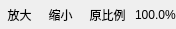
<?xml version="1.0" encoding="UTF-8"?>
<ui version="4.0">
 <class>P_MouseResizeButtonPart</class>
 <widget class="QWidget" name="P_MouseResizeButtonPart">
  <property name="geometry">
   <rect>
    <x>0</x>
    <y>0</y>
    <width>150</width>
    <height>29</height>
   </rect>
  </property>
  <property name="windowTitle">
   <string>Form</string>
  </property>
  <layout class="QVBoxLayout" name="verticalLayout">
   <property name="spacing">
    <number>0</number>
   </property>
   <property name="leftMargin">
    <number>0</number>
   </property>
   <property name="topMargin">
    <number>0</number>
   </property>
   <property name="rightMargin">
    <number>0</number>
   </property>
   <property name="bottomMargin">
    <number>0</number>
   </property>
   <item>
    <widget class="QWidget" name="widget_group" native="true">
     <property name="styleSheet">
      <string notr="true">
QToolButton{
	padding:2px;
	border: 1px solid transparent;
	background: rgba(255,255,255,0);
}
QToolButton:hover{
	border-radius:1px;
	border:1px solid #f2ca58;
	background-color: qlineargradient(spread:pad, x1:0, y1:0, x2:0, y2:1, stop:0 #fdecad, stop:0.3 #fde48c, stop:0.9 #fce58c, stop:1 #fdfadf )
}
QToolButton:pressed{
	border-radius:1px;
	border:1px solid #f2ca58;
	background-color: #FDF4BF;
}</string>
     </property>
     <layout class="QHBoxLayout" name="horizontalLayout_3">
      <property name="spacing">
       <number>2</number>
      </property>
      <property name="leftMargin">
       <number>0</number>
      </property>
      <property name="topMargin">
       <number>0</number>
      </property>
      <property name="rightMargin">
       <number>0</number>
      </property>
      <property name="bottomMargin">
       <number>0</number>
      </property>
      <item>
       <widget class="QToolButton" name="toolButton_zoom_in">
        <property name="toolTip">
         <string>放大</string>
        </property>
        <property name="text">
         <string>放大</string>
        </property>
        <property name="icon">
         <iconset resource="../../../../../../../DrillGIFActionSequenceEditor/trunk/DrillGIFActionSequenceEditor/drillgifactionsequenceeditor.qrc">
          <normaloff>:/DrillGIFActionSequenceEditor/Resources/icons/view/Zoom_In.png</normaloff>:/DrillGIFActionSequenceEditor/Resources/icons/view/Zoom_In.png</iconset>
        </property>
        <property name="iconSize">
         <size>
          <width>20</width>
          <height>20</height>
         </size>
        </property>
       </widget>
      </item>
      <item>
       <widget class="QToolButton" name="toolButton_zoom_out">
        <property name="toolTip">
         <string>缩小</string>
        </property>
        <property name="text">
         <string>缩小</string>
        </property>
        <property name="icon">
         <iconset resource="../../../../../../../DrillGIFActionSequenceEditor/trunk/DrillGIFActionSequenceEditor/drillgifactionsequenceeditor.qrc">
          <normaloff>:/DrillGIFActionSequenceEditor/Resources/icons/view/Zoom_Out.png</normaloff>:/DrillGIFActionSequenceEditor/Resources/icons/view/Zoom_Out.png</iconset>
        </property>
        <property name="iconSize">
         <size>
          <width>20</width>
          <height>20</height>
         </size>
        </property>
       </widget>
      </item>
      <item>
       <widget class="QToolButton" name="toolButton_zoom_regular">
        <property name="toolTip">
         <string>原比例</string>
        </property>
        <property name="text">
         <string>原比例</string>
        </property>
        <property name="icon">
         <iconset resource="../../../../../../../DrillGIFActionSequenceEditor/trunk/DrillGIFActionSequenceEditor/drillgifactionsequenceeditor.qrc">
          <normaloff>:/DrillGIFActionSequenceEditor/Resources/icons/view/Zoom_Regular.png</normaloff>:/DrillGIFActionSequenceEditor/Resources/icons/view/Zoom_Regular.png</iconset>
        </property>
        <property name="iconSize">
         <size>
          <width>20</width>
          <height>20</height>
         </size>
        </property>
       </widget>
      </item>
      <item>
       <widget class="QLabel" name="label_zoomValue">
        <property name="text">
         <string>100.0%</string>
        </property>
       </widget>
      </item>
     </layout>
    </widget>
   </item>
  </layout>
 </widget>
 <resources>
  <include location="../../../../../../../DrillGIFActionSequenceEditor/trunk/DrillGIFActionSequenceEditor/drillgifactionsequenceeditor.qrc"/>
 </resources>
 <connections/>
</ui>
